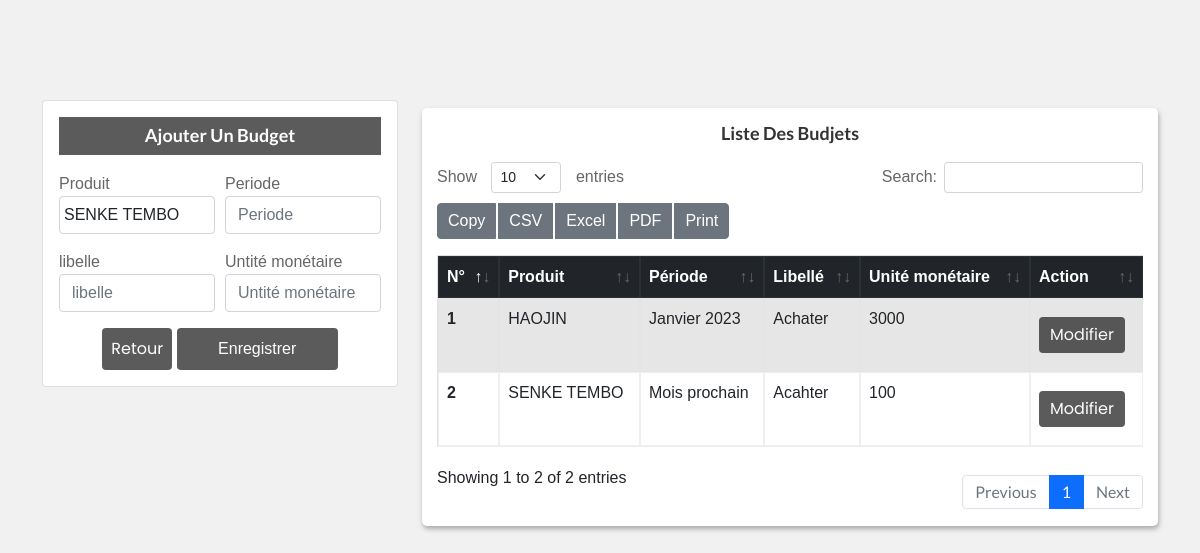
Page /busjet.php (signed in) on the committed database.
### tables this page shows
CREATE TABLE IF NOT EXISTS `budjet` (
  `id` int(11) NOT NULL AUTO_INCREMENT,
  `idProduit` int(11) NOT NULL,
  `periode` text NOT NULL,
  `libelle` text NOT NULL,
  `uniteMonetaire` float NOT NULL,
  PRIMARY KEY (`id`)
);

CREATE TABLE IF NOT EXISTS `produit` (
  `id` int(11) NOT NULL AUTO_INCREMENT,
  `designation` text NOT NULL,
  `stockSecurite` float NOT NULL,
  `image` text NOT NULL,
  `idcategorie` int(11) NOT NULL,
  PRIMARY KEY (`id`)
);

### busjet.php (the view, shortened to what this page needs)
<?php
 include 'connexion.php';
 ?>
<!doctype html>
<html class="no-js" lang="en">
<head>
    <?php
        include "lient.php";
      ?>
    <?php
    include 'style.php';
    ?>
</head>
<body style="background: #F1F1F1;">
<?php
include "navBar.php";
 ?>
   <div class="container">
<div class="row">
    <div class="col-lg-4">
        <div class="card ">
            <div class="card-body">
                <div class="text-center">
                    <h4 class="header-title text-white text-center bg-noir p-2">Ajouter un budget</h4>
                </div>
                <form class="needs-validation " novalidate="" method="POST">
                    <div class="form-row">
                         <div class="col-md-6 mb-3">
                                <label for="validationCustom02">Produit</label>
                                <select class="form-control p-1"  required="" id="validationCustom02" name="produit">
                                  <?php
                                      $affichercat= $bdd->query("SELECT * FROM produit ");
                                      while($tab=$affichercat->fetch())
                                       {
                                           ?>
                                    <option value="<?=$tab[0];?>"><?=$tab[1];?></option>
                                            <?php
                                        }
                                    ?>
                                </select>
                            </div>
                            <div class="col-md-6 mb-3">
                                <label for="validationCustom01">Periode</label>
                                <input type="text" class="form-control" id="validationCustom01" placeholder="Periode" required="" autocomplete="off" name="periode">
                            </div>
                            <div class="col-md-6 mb-3">
                                <label for="validationCustom02">libelle</label>
                                <input type="text" class="form-control" id="validationCustom02" placeholder="libelle" required="" autocomplete="off" name="libelle">
                            </div>
                             <div class="col-md-6 mb-3">
                                <label for="validationCustom02">Untité monétaire</label>
                                <input type="text" class="form-control" id="validationCustom02" placeholder="Untité monétaire " required="" autocomplete="off" name="monnaie">
                            </div>
                        </div>
                        <div class="text-center">
                             <a class="btn bg-noir p-2 text-white " href="Admin.php">Retour</a>
                            <button class="btn bg-noir p-2 text-white w-50" type="submit" name="envoyer">Enregistrer</button>
                        </div>
                </form>
            </div>
         </div>
    </div>
  <div class="col-lg-8 mt-2">
                <div class="data_table">
                <h4 class="header-title text-center">Liste des budjets</h4>
                <div class="table-responsive">
                    <table id="example" class="table table-striped table-bordered">
                        <thead class="table-dark">
                            <tr>
                            <th scope="col">N°</th>
                                    <th scope="col">Produit</th>
                                    <th scope="col">Période</th>
                                    <th scope="col">Libellé</th>
                                    <th scope="col">Unité monétaire</th>
                                    <th scope="col">Action </th>
                            </tr>
                        </thead>
                        <tbody>
                        <?php
                               $affichercat5= $bdd->query("SELECT budjet.id, produit.designation, budjet.periode, budjet.libelle, budjet.uniteMonetaire FROM budjet, produit WHERE produit.id=budjet.idProduit order by budjet.id desc ");
                                $num=0;
                                while($tab=$affichercat5->fetch())
                                {
                                    $num+=1;
                                    ?>
                                        <tr>
                                            <th scope="row"><?=$num;?></th>
                                            <td><?=$tab[1];?></td>
                                            <td><?=$tab[2];?></td>
                                            <td><?=$tab[3];?></td>
                                            <td><?=$tab[4];?></td>
                                            <td>
                                                <a class="btn bg-noir text-white" href="modifBudget.php?id=<?=$tab[0]; ?>">Modifier</a>
                                            </td>
                                        </tr>
                                         <?php
                                }
                         ?>
                        </tbody>
                    </table>
                </div>
                </div>
            </div>
</div>
</div>
</body>
</html>

### assets/css/typography.css (style rules this page uses)
body { font-size: 14px; font-family: 'Lato', sans-serif; }
h1, h2, h3, h4, h5, h6 { margin: 0; font-family: 'Poppins', sans-serif; }
a, a:visited { text-decoration: none; transition: all 0.3s ease-in-out; -webkit-transition: all 0.3s ease-in-out; -moz-transition: all 0.3s ease-in-out; -o-transition: all 0.3s ease-in-out; outline: 0; font-family: 'Poppins', sans-serif; }
button { cursor: pointer; outline: none!important; letter-spacing: 0; }

### assets/css/default-css.css (style rules this page uses)
* { margin: 0; padding: 0; box-sizing: border-box; }
*, *:before, *:after { -moz-box-sizing: border-box; -webkit-box-sizing: border-box; box-sizing: border-box; }
html { -webkit-font-smoothing: antialiased; }
body { background: #fff; font-weight: normal; -webkit-font-smoothing: antialiased; -webkit-text-size-adjust: 100%; }
:root { --primary-color: #4336FB; }

### assets/css/styles.css (style rules this page uses)
.card { border: none; border-radius: 4px; background-color: #fff; -webkit-transition: all 0.3s ease 0s; transition: all 0.3s ease 0s; }
.card-body { padding: 25.6px; padding: 1.6rem; }
.header-title { font-family: 'Lato', sans-serif; font-size: 18px; font-weight: 600; letter-spacing: 0; color: #333; text-transform: capitalize; margin-bottom: 17px; }
.btn { padding: 11px 17px; font-size: 13px; letter-spacing: 0; }
.form-control, .form-control:focus { outline: none; box-shadow: none; }
.form-control { font-size: 14px; border: 1px solid rgba(170, 170, 170, .3); padding: 10.72px 12.8px; padding: .67rem .8rem; }
label { font-weight: 500; color: #666; display: inline-block; margin-bottom: 8px; margin-bottom: .5rem; }
table tr th { border-bottom: none; }
table tr th, table tr td { border-top: 1px solid rgba(120, 130, 140, 0.13) !important; }
.table-bordered td, .table-bordered th { border: 1px solid rgba(120, 130, 140, 0.13) !important; }
table.dataTable.no-footer { border-bottom: 1px solid rgba(120, 130, 140, 0.13) !important; }
table.dataTable thead th, table.dataTable thead td { border-bottom-color: transparent; }

### style.css (style rules this page uses)
.bg-noir { background-color: #333; opacity: 0.8; }

### assetsb/css/style.css (style rules this page uses)
* { margin: 0; padding: 0; outline: 0; }
html { scroll-behavior: smooth; }
body { background: #eee; font-family: 'Raleway', sans-serif; font-family: 'Roboto', sans-serif; font-family: 'Poppins', sans-serif; font-family: 'Rubik', sans-serif; padding: 100px 0; }
h1, h2, h3, h4, h5, h6, p, a, ol, ul, li, img, span, input, form, label, .btn, .navbar, .navbar-brand { margin: 0; padding: 0; }
a, a:hover { text-decoration: none; color: #333; -webkit-transition: 0.2s; transition: 0.2s; }
h4 { font-size: 30px; color: #111; font-weight: 600; }
.data_table { background: #fff; padding: 15px; box-shadow: 1px 3px 5px #aaa; border-radius: 5px; }
.data_table .btn { padding: 5px 10px; margin: 10px 3px 10px 0; }

### busjet.php (style rules this page uses)
.bg-noir { background-color: #333; }

### rows in the picture
budjet: idProduit.designation "HAOJIN", periode "Janvier 2023", libelle "Achater", uniteMonetaire "3000"
budjet: idProduit.designation "SENKE TEMBO", periode "Mois prochain", libelle "Acahter", uniteMonetaire "100"

### other values in the picture
form field produit "SENKE TEMBO"
